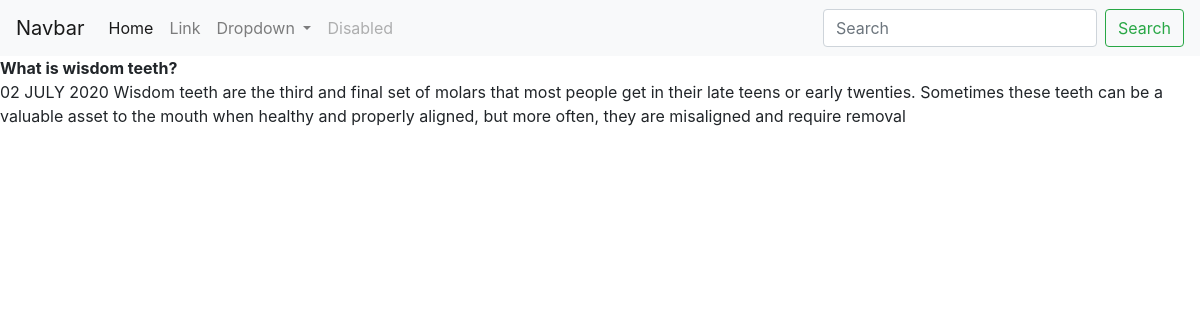
The app's page /blog/2/ with its own data.
### blog/models.py (models this page shows)
class Blog(models.Model):
    title = models.CharField(max_length=100)
    description = models.CharField (max_length = 1000)
    date = models.DateField()

### blog/views.py (the view)
def individualblog(request,blog_id):
    individualblog = get_object_or_404(Blog,pk=blog_id)
    return render(request,'blog/individualblog.html',{'blogid':individualblog})

### blog/templates/blog/individualblog.html
{% include 'portfolio/base.html' %}
{% block content %}
<b>{{ blogid.title }}</b><br>
{{ blogid.date|date:'d F Y'| upper}}
{{ blogid.description}}
{% endblock %}

### records on screen
Blog: title "What is wisdom teeth?", date "02 JULY 2020", description "Wisdom teeth are the third and final set of molars that most people get in their late teens or early twenties. Sometimes these teeth can be a valuable asset to the mouth when healthy and properly aligned, but more often, they are misaligned and require removal"
